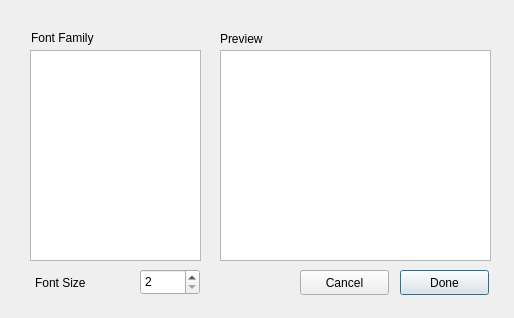
<?xml version="1.0" encoding="UTF-8"?>
<ui version="4.0">
 <class>FontDialog</class>
 <widget class="QDialog" name="FontDialog">
  <property name="geometry">
   <rect>
    <x>0</x>
    <y>0</y>
    <width>514</width>
    <height>318</height>
   </rect>
  </property>
  <property name="windowTitle">
   <string>Dialog</string>
  </property>
  <widget class="QPushButton" name="doneBtn">
   <property name="geometry">
    <rect>
     <x>400</x>
     <y>270</y>
     <width>89</width>
     <height>25</height>
    </rect>
   </property>
   <property name="text">
    <string>Done</string>
   </property>
  </widget>
  <widget class="QPushButton" name="cancelBtn">
   <property name="geometry">
    <rect>
     <x>300</x>
     <y>270</y>
     <width>89</width>
     <height>25</height>
    </rect>
   </property>
   <property name="text">
    <string>Cancel</string>
   </property>
  </widget>
  <widget class="QListWidget" name="fontList">
   <property name="geometry">
    <rect>
     <x>30</x>
     <y>50</y>
     <width>171</width>
     <height>211</height>
    </rect>
   </property>
  </widget>
  <widget class="QSpinBox" name="fontSize">
   <property name="geometry">
    <rect>
     <x>140</x>
     <y>269</y>
     <width>60</width>
     <height>26</height>
    </rect>
   </property>
   <property name="minimum">
    <number>2</number>
   </property>
   <property name="maximum">
    <number>32</number>
   </property>
  </widget>
  <widget class="QLabel" name="label">
   <property name="geometry">
    <rect>
     <x>31</x>
     <y>29</y>
     <width>100</width>
     <height>17</height>
    </rect>
   </property>
   <property name="text">
    <string>Font Family</string>
   </property>
  </widget>
  <widget class="QLabel" name="label_2">
   <property name="geometry">
    <rect>
     <x>35</x>
     <y>274</y>
     <width>100</width>
     <height>17</height>
    </rect>
   </property>
   <property name="text">
    <string>Font Size</string>
   </property>
  </widget>
  <widget class="QPlainTextEdit" name="plainTextEdit">
   <property name="geometry">
    <rect>
     <x>220</x>
     <y>50</y>
     <width>271</width>
     <height>211</height>
    </rect>
   </property>
  </widget>
  <widget class="QLabel" name="label_3">
   <property name="geometry">
    <rect>
     <x>220</x>
     <y>30</y>
     <width>67</width>
     <height>17</height>
    </rect>
   </property>
   <property name="text">
    <string>Preview</string>
   </property>
  </widget>
 </widget>
 <resources/>
 <connections/>
</ui>
